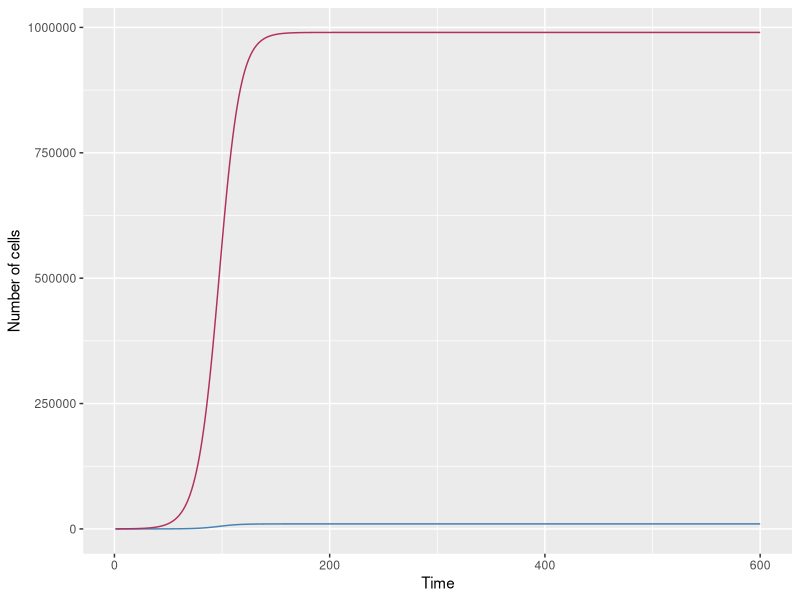

Write R code to recreate this figure.
## Generate a script that simulates growth of the two sub-populations in the tumor to equilibrium followed by drug treatment. Plot your results using a line graph
##Input basic information 

#setworking directory
setwd("/Users/ericatsai/Desktop/untitled folder")

#defining the parameters
#r is growth rate, same for both normal and mutants, and k is carrying capacity 
r=0.1
K=1000000
#rDN is growth rate of normal/wild-type cells with drug, rDM is growth rate of mutant cells with drug
rDN=0.1
rDM=0.05

#set timesteps to stimulate
times<-1:600

#place to store output
output<-matrix(data=NA,nrow=length(times),ncol=3)
output[,1]=times
#because mutation has occured at 100 cells, set one column to start at 1 (mutant)and the next to 99 (normal)
output[1,2]=1
output[1,3]=99

#create a loop to simulate the populations to equilibrium
for(i in times[-1]){ 
  if(times[i]<=175){
    output[i,2]=output[(i-1),2]+r*output[(i-1),2]*(1-(output[(i-1),2]+output[(i-1),3])/K)
    output[i,3]=output[(i-1),3]+r*output[(i-1),3]*(1-(output[(i-1),2]+output[(i-1),3])/K)
    
  }else{
    #drug introduced after 175 timesteps
    output[i,2]=output[(i-1),2]+rDM*output[(i-1),2]*(1-(output[(i-1),2]+output[(i-1),3])/K)
    output[i,3]=output[(i-1),3]+rDN*output[(i-1),3]*(1-(output[(i-1),2]+output[(i-1),3])/K)
    
  }
}
#Output the data
outputData<-data.frame(time=output[,1], Mutants=output[,2], Wildtypes=output[,3])

#checking loop
tail(outputData)

#Plot the data with a line graph
library(ggplot2)
ggplot()+
  geom_line(data = outputData, aes(x=time,y=Mutants),color='steelblue')+ #mutants as steelblue
  geom_line(data = outputData, aes(x=time,y=Wildtypes),color='maroon')+ #wildtype cells as maroon
  xlab('Time')+
  ylab('Number of cells')

#done



